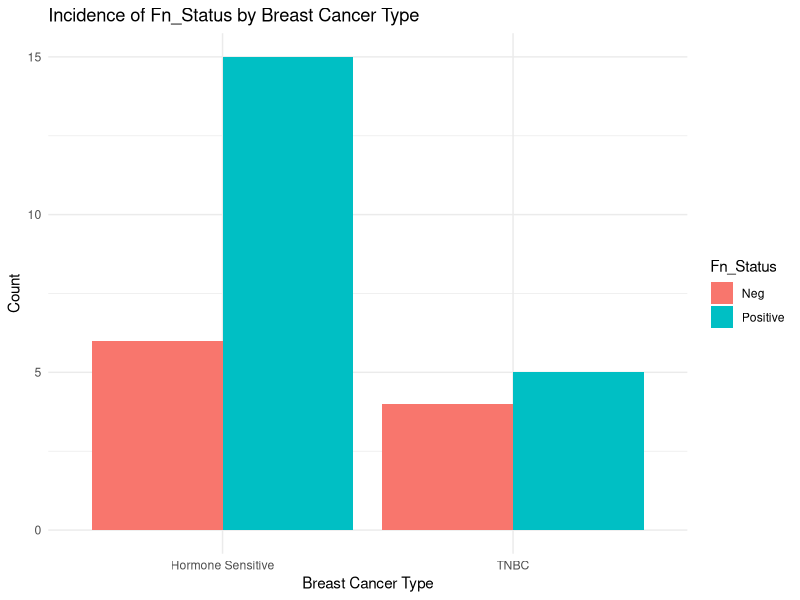

Write the R code that produced this figure.
# Load necessary libraries
library(ggplot2)
library(dplyr)

# Load the dataset
data <- read.csv("BreastCancer_Dataset.csv")

# Clean the BC Type column by trimming whitespace and ensuring consistency
data$BC.Type <- as.factor(trimws(data$BC.Type))

# Ensure consistency in BC Type labels
data$BC.Type <- recode(data$BC.Type, "Hormone Sensitive " = "Hormone Sensitive")

# Convert Fn_Status to a factor
data$Fn_Status <- as.factor(data$Fn_Status)

# Summary of Fn_Status by BC Type
fn_status_bc_type_summary <- data %>%
  group_by(BC.Type, Fn_Status) %>%
  summarise(count = n(), .groups = 'drop')

# Plotting
ggplot(fn_status_bc_type_summary, aes(x = BC.Type, y = count, fill = Fn_Status)) +
  geom_bar(stat = "identity", position = "dodge") +
  labs(title = "Incidence of Fn_Status by Breast Cancer Type",
       x = "Breast Cancer Type",
       y = "Count",
       fill = "Fn_Status") +
  theme_minimal()
